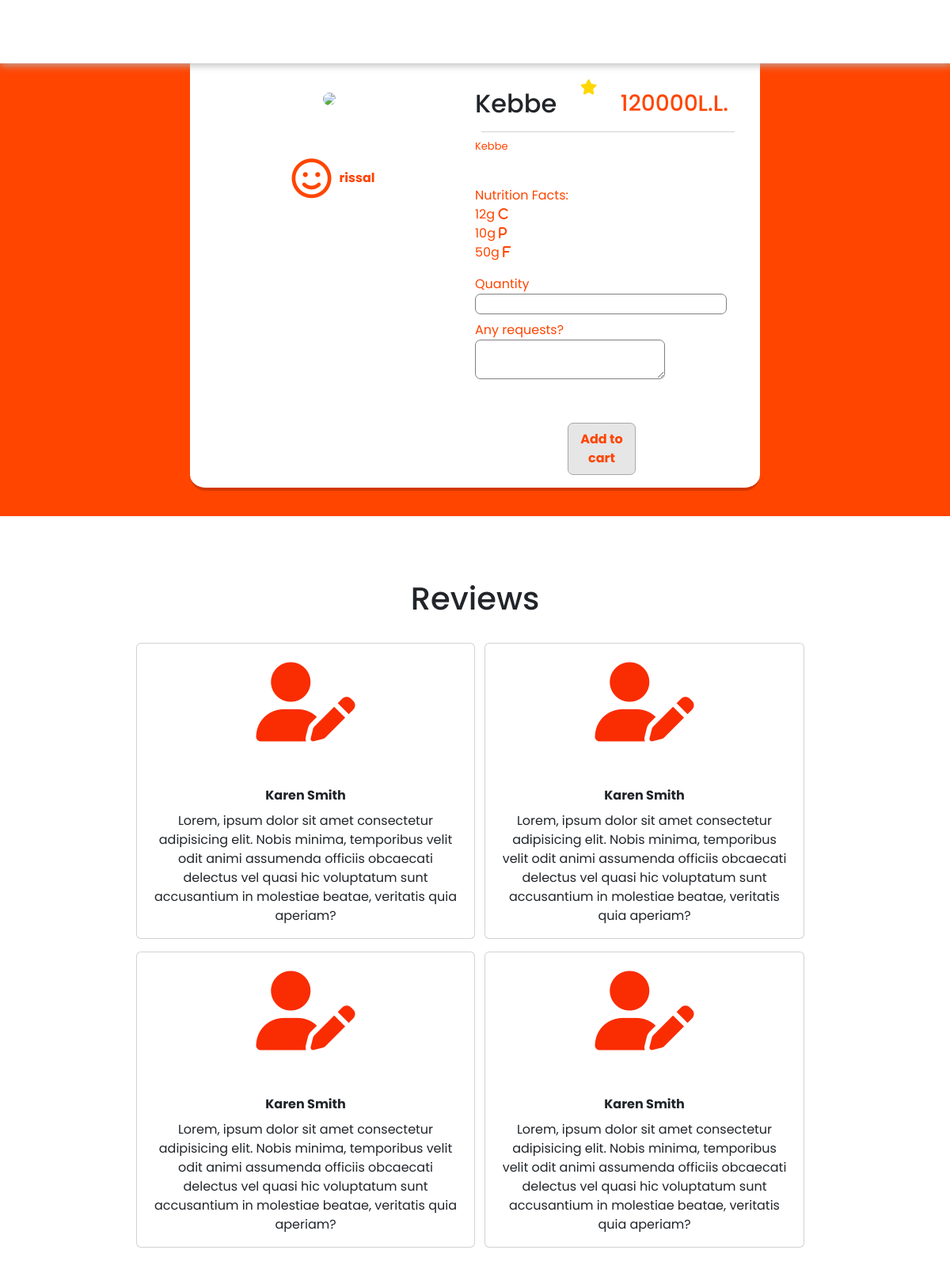
The page /order.php?id=33 on the database its author committed.
### tables this page shows
CREATE TABLE `dishes` (
  `name` varchar(100) NOT NULL,
  `description` varchar(100) NOT NULL,
  `cuisine` varchar(100) NOT NULL,
  `diet` varchar(100) NOT NULL,
  `price` int(11) NOT NULL,
  `carbohydrates` int(11) NOT NULL,
  `protein` int(11) NOT NULL,
  `fat` int(11) NOT NULL,
  `id` int(11) NOT NULL,
  `image` varchar(100) NOT NULL,
  `chefid` varchar(100) NOT NULL
);

### order.php (the view, shortened to what this page needs)
<?php
include_once('config.php');
?>
<!DOCTYPE html>
<html lang="en">
<head>
  <link href="https://cdn.jsdelivr.net/npm/bootstrap@5.2.2/dist/css/bootstrap.min.css" rel="stylesheet" />
  <link rel="stylesheet" href="https://cdnjs.cloudflare.com/ajax/libs/font-awesome/6.2.0/css/all.min.css" />
  <link rel="stylesheet" href="order.css" />
  <link rel="stylesheet" href="navbar.css" />
  <link rel="stylesheet" href="footer.css" />
</head>
<body>
  <nav id="header">
  </nav>
  <?php
  $id = $_GET['id'];
  $sql = "SELECT * FROM dishes WHERE id = $id";
  $query = $db->prepare($sql);
  $query->execute();
  $result = $query->fetchAll(PDO::FETCH_OBJ);
  $dishname = $result[0]->name;
  $dishdescription = $result[0]->description;
  $dishprice = $result[0]->price;
  $dishimage = $result[0]->image;
  $dishchefid = $result[0]->chefid;
  $dishcarbohydrates = $result[0]->carbohydrates;
  $dishprotein = $result[0]->protein;
  $dishfat = $result[0]->fat;
  $dishrating = $result[0]->rating;
  ?>
  <div class="container1 mt-3">
    <div class="subcontainer d-flex p-3">
      <div class="row w-100">
        <div class="col-lg-6">
          <div class="d-flex justify-content-center">
            <div class="imagecontainer mt-5">
              <img src="imageUploads/<?php echo $dishimage ?>" style="object-fit: contain;max-width:100%; max-height: 100%;border-radius: 10px; width: 300px;"></img>
            </div>
          </div>
          <div align="center" style="color: orangered; text-indent: 10px;" class="d-flex align-items-center justify-content-center my-3"><i class="fa-regular fa-face-smile mt-5" style="font-size: 50px; color: orangered;"></i><a class="chef mt-5" href="account.html"><?php echo $dishchefid ?></a></div>
        </div>
        <div class="col-lg-6">
          <div class="rogw">
            <div class="d-flex justify-content-between align-items-center">
              <h2 class="mt-5 title text-dark"><?php echo $dishname ?></h2>
              <span style="color: orangered; font-size: larger;"><i class="fa-solid fa-star mt-" style="color: gold;"></i> <?php echo $dishrating ?></span>
              <h3 class="mt-5 title"><?php echo $dishprice ?>L.L.</h3>
            </div>
            <div class="divider ms-2 my-2" style="width: 100%"></div>
            <p class="description" style="font-size:small;"><?php echo $dishdescription ?></p><br />
            <p style="color: orangered;">Nutrition Facts: <br> <?php echo $dishcarbohydrates ?>g <i class="fa-solid fa-c"></i> <br> <?php echo $dishprotein ?>g <i class="fa-solid fa-p"></i> <br> <?php echo $dishfat ?>g <i class="fa-solid fa-f"></i></p>
          </div>
          <div class="row justify-content-center">
            <div class="col-lg-6">
              <label>Quantity</label>
              <br>
              <input name="quantity" id="quantity" type="number">
              <br>
              <label class="mt-2">Any requests?</label>
              <br>
              <textarea type="text" id="request" name="request" style="width: 15em"></textarea>
            </div>
            <div class="col-lg-6">
            </div>
            <button name="cart" id="cart" class='w-25 py-2 mt-5 add-btn'>Add to cart</button>
          </div>
        </div>
      </div>
    </div>
  </div>
  <div class="container2 mt-5 mb-5">
    <h1 align="center" class="">Reviews</h1><br>
    <div class="row mb-3">
      <div class="col-lg-6 col-md-12 p-0">
        <div class="card text-center">
          <i class="fa-solid fa-user-pen my-4" style="font-size: 100px;"></i><br>
          <strong class="py-2">Karen Smith</strong>
          <p class="px-3">Lorem, ipsum dolor sit amet consectetur adipisicing elit. Nobis minima, temporibus velit odit animi assumenda officiis obcaecati delectus vel quasi hic voluptatum sunt accusantium in molestiae beatae, veritatis quia aperiam?</p>
        </div>
      </div>
      <div class="col-lg-6 col-md-12">
        <div class="card text-center">
          <i class="fa-solid fa-user-pen my-4" style="font-size: 100px;"></i><br>
          <strong class="py-2">Karen Smith</strong>
          <p class="px-3">Lorem, ipsum dolor sit amet consectetur adipisicing elit. Nobis minima, temporibus velit odit animi assumenda officiis obcaecati delectus vel quasi hic voluptatum sunt accusantium in molestiae beatae, veritatis quia aperiam?</p>
        </div>
      </div>
    </div>
    <div class="row">
      <div class="col-lg-6 col-md-12 p-0">
        <div class="card text-center">
          <i class="fa-solid fa-user-pen my-4" style="font-size: 100px;"></i><br>
          <strong class="py-2">Karen Smith</strong>
          <p class="px-3">Lorem, ipsum dolor sit amet consectetur adipisicing elit. Nobis minima, temporibus velit odit animi assumenda officiis obcaecati delectus vel quasi hic voluptatum sunt accusantium in molestiae beatae, veritatis quia aperiam?</p>
        </div>
      </div>
      <div class="col-lg-6 col-md-12">
        <div class="card text-center">
          <i class="fa-solid fa-user-pen my-4" style="font-size: 100px;"></i><br>
          <strong class="py-2">Karen Smith</strong>
          <p class="px-3">Lorem, ipsum dolor sit amet consectetur adipisicing elit. Nobis minima, temporibus velit odit animi assumenda officiis obcaecati delectus vel quasi hic voluptatum sunt accusantium in molestiae beatae, veritatis quia aperiam?</p>
        </div>
      </div>
    </div>
  </div>
</body>
</html>

### order.css (style rules this page uses)
body { overflow-x: hidden; font-family: "Poppins", sans-serif; }
.add-btn { border: solid rgb(168, 168, 168) 1px; border-radius: 7px; background-color: rgb(230, 230, 230); color: orangered; font-weight: bold; transition: 0.3s; height: auto; width: 40px; }
.chef { text-decoration: none; color: orangered; font-weight: bold; }
.container1 { background-color: orangered; padding: 2em 4em; }
.container2 { padding: 2em 4em; width: 80vw; height: auto; margin: auto; }
.subcontainer { background-color: white; border-radius: 20px; padding-bottom: 1em; border-bottom: 4px solid rgb(210, 56, 0); width: 60vw; margin: auto; }
input, textarea { border: 1px solid gray; border-radius: 7px; text-indent: 5px; }
.title, label { color: orangered; }
.description { color: orangered; }
p > i { color: orangered; }
i { color: #fa2c02; }
.divider { height: 1px; width: 100%; background-color: lightgray; }

### navbar.css (style rules this page uses)
* { padding: 0; margin: 0; text-decoration: none; list-style: none; box-sizing: border-box; }
nav { background: white; height: 80px; width: 100%; position: sticky; box-shadow: 1px 1px 10px 1px rgb(182, 182, 182); z-index: 999; position: fixed; top: 0; }

### footer.css (style rules this page uses)
* { padding: 0; margin: 0; text-decoration: none; list-style: none; box-sizing: border-box; }
p, span, address, h2, .footer a { text-decoration: none; font-family: "Poppins", sans-serif; }

### rows shown on the page
dishes: chefid "rissal", name "Kebbe", price "120000", description "Kebbe", carbohydrates "12", protein "10", fat "50"
